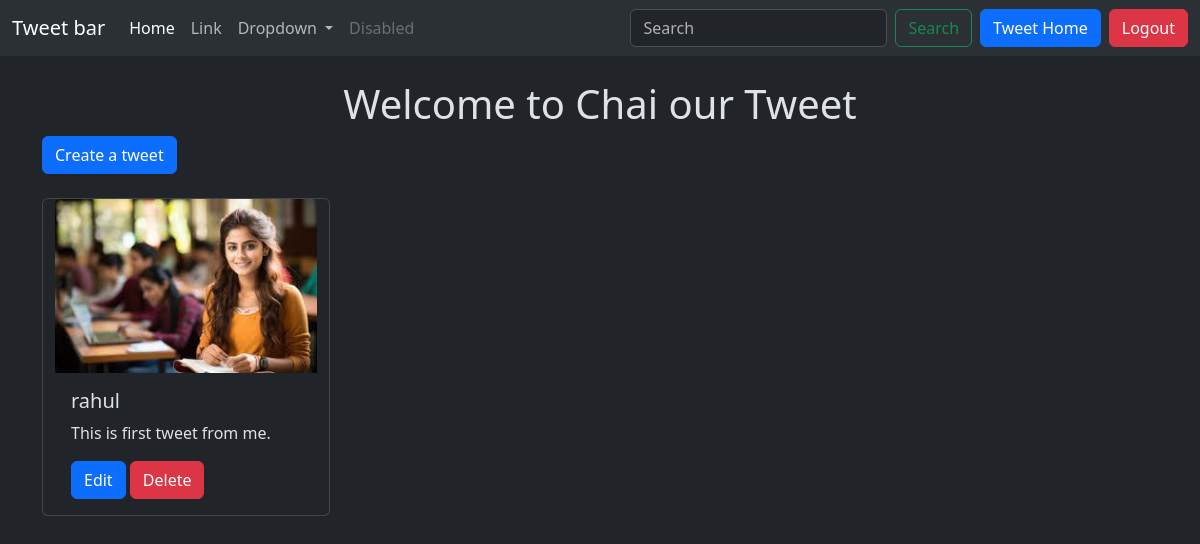
Page / (signed in) on the earlier database version.
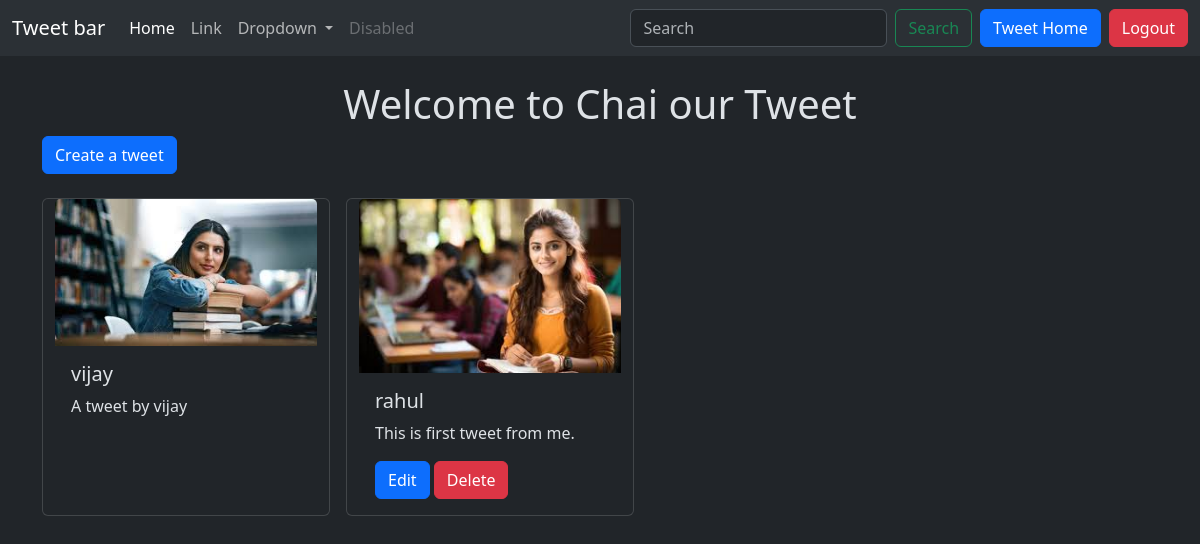
Same page on the later database version.
### tweet/models.py (models this page shows, shortened)
class Tweet(models.Model):
    user = models.ForeignKey(User, on_delete=models.CASCADE)
    text = models.TextField(max_length=240)
    photo = models.ImageField(upload_to='photos/', blank=True, null=True)
    created_at = models.DateTimeField(auto_now_add=True)
    update_at = models.DateTimeField(auto_now=True)

### tweet/views.py (the view)
# urls.py: path('',tweet_list,name='tweet_list'),
def tweet_list(request):
    tweets = Tweet.objects.all().order_by('-created_at')
    return render(request,'tweet_list.html',{'tweets':tweets})

### tweet/templates/tweet_list.html (shortened to what this page needs)
{% extends "layout.html" %}
{% block content %}
<h1 class="text-center mt-4">Welcome to Chai our Tweet</h1>
<a class="btn btn-primary mb-4" href="{% url 'tweet_create' %}">Create a tweet</a>
<div class="container row gap-3">
    {% for tweet in tweets %}
    <div class="card" style="width: 18rem;">
        <img src="{{tweet.photo.url}}" class="card-img-top" alt="...">
        <div class="card-body">
          <h5 class="card-title">{{tweet.user.username}}</h5>
          <p class="card-text">{{tweet.text}}</p>
          {% if tweet.user == user %}
          <a href="{% url 'tweet_edit' tweet.id %}" class="btn btn-primary">Edit</a>
          <a href="{% url 'tweet_delete' tweet.id %}" class="btn btn-danger">Delete</a>
          {% endif %}
        </div>
      </div>
    {% endfor %}
</div>
{% endblock %}

Differences in the rows shown:
added Tweet: photo (picture), user.username "vijay", text "A tweet by vijay"
